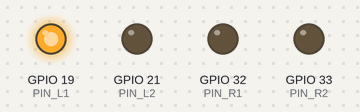
Bench run of a sketch on a simulated ESP32. Shown: output pins drawn as LEDs (lit = HIGH). What the sketch prints to the serial monitor is not drawn.

Above: at 0.1 s.
At 6.1 s:
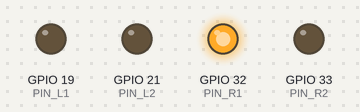
At 14.15 s:
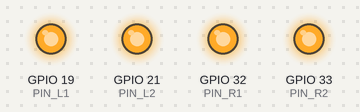
At 18.1 s:
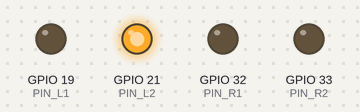
At 23.4 s:
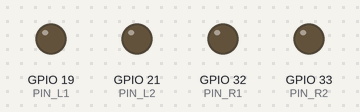
At 36.1 s:
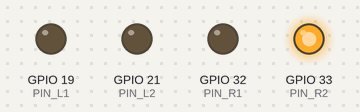
Timing chart, 0 to 40.0 s (numbered marks = the images above):
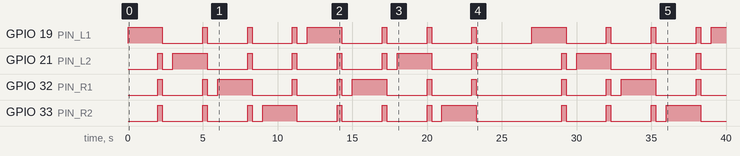

Measured:
- by itself, GPIO 19 (PIN_L1): LOW → HIGH at 0.00 s, → LOW 2.3 s later, → HIGH 2.7 s later, → LOW 0.30 s later, … (25 changes in this stretch)
- by itself, GPIO 21 (PIN_L2): LOW → HIGH at 2.0 s, → LOW 0.30 s later, → HIGH 0.70 s later, → LOW 2.3 s later, … (24 changes in this stretch)
- by itself, GPIO 32 (PIN_R1): LOW → HIGH at 2.0 s, → LOW 0.30 s later, → HIGH 2.7 s later, → LOW 0.30 s later, … (24 changes in this stretch)
- by itself, GPIO 33 (PIN_R2): LOW → HIGH at 2.0 s, → LOW 0.30 s later, → HIGH 2.7 s later, → LOW 0.30 s later, … (24 changes in this stretch)

The sketch:

moto-test.ino
```cpp
/*
 * OpenBot 方向自动测试程序（ direction-test ）
 * 用途：装上电池后自动循环测试电机方向，无需手机/电脑/手柄
 * 流程：每一步 2 秒 + 停 1 秒，循环往复
 *
 *   [1] 左轮 正转    [2] 左轮 反转
 *   [3] 右轮 正转    [4] 右轮 反转
 *   [5] 全部 正转    [6] 全部 反转
 *
 * 观察方法：把车头朝向自己，"正转"时轮子应朝车头方向滚动（即向前）。
 * 记录哪个环节方向不对，报给聪聪的 AI 即可，两分钟改好重烧。
 *
 * 引脚（来自卖家源码）：
 *   左电机 IN1/IN2 = GPIO 19 / 21
 *   右电机 IN1/IN2 = GPIO 32 / 33
 *   两脚同高 = 刹车（MX1508）
 */

const int PIN_L1 = 19;
const int PIN_L2 = 21;
const int PIN_R1 = 32;
const int PIN_R2 = 33;

void brake() {
  digitalWrite(PIN_L1, HIGH);
  digitalWrite(PIN_L2, HIGH);
  digitalWrite(PIN_R1, HIGH);
  digitalWrite(PIN_R2, HIGH);
}

// coast：两脚同低 = 滑行（更接近真实行驶状态）
void coast() {
  digitalWrite(PIN_L1, LOW);
  digitalWrite(PIN_L2, LOW);
  digitalWrite(PIN_R1, LOW);
  digitalWrite(PIN_R2, LOW);
}

void run(bool left, bool forward, unsigned long ms) {
  int p1 = left ? PIN_L1 : PIN_R1;
  int p2 = left ? PIN_L2 : PIN_R2;
  digitalWrite(p1, forward ? HIGH : LOW);
  digitalWrite(p2, forward ? LOW : HIGH);
  delay(ms);
  brake();
  delay(300);
  coast();
  delay(700);
}

void setup() {
  pinMode(PIN_L1, OUTPUT);
  pinMode(PIN_L2, OUTPUT);
  pinMode(PIN_R1, OUTPUT);
  pinMode(PIN_R2, OUTPUT);
  coast();
  Serial.begin(115200);
  Serial.println();
  Serial.println("=== OpenBot 电机方向自动测试 ===");
}

void loop() {
  Serial.println("[1] 左轮 正转(期望:向前滚)");
  run(true, true, 2000);

  Serial.println("[2] 左轮 反转(期望:向后滚)");
  run(true, false, 2000);

  Serial.println("[3] 右轮 正转(期望:向前滚)");
  run(false, true, 2000);

  Serial.println("[4] 右轮 反转(期望:向后滚)");
  run(false, false, 2000);

  Serial.println("[5] 全部 正转(期望:车向前)");
  run(true, true, 2000);
  run(false, true, 2000);

  Serial.println("[6] 全部 反转(期望:车向后)");
  run(true, false, 2000);
  run(false, false, 2000);

  Serial.println("--- 一轮结束，3 秒后重复 ---");
  delay(3000);
}
```
